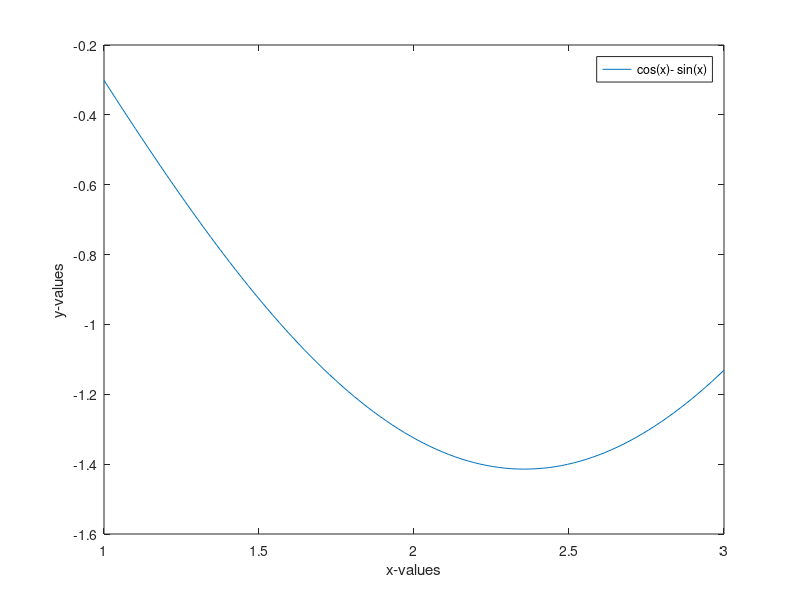

This figure's MATLAB source:
clear all

format long

fplot = linspace(1,3,100);

f=@(x) cos(x)-sin(x);

xL=1;

xR=3;

r=0.382;

T= 10^-7;

I=0;

for n=1:1000

    xM1=xL+(xR-xL)*r;

    xM2=xL+(xR-xL)*(1-r);

    I=I+1;

    if f(xM1)<f(xM2);

        xR=xM2;

    else

        xL=xM1;

    end

    if(xR-xL)<T

        break

    end

end

disp((xR+xL)/2)

I

plot(fplot, f(fplot), '-');

xlabel('x-values');

ylabel('y-values');

legend('cos(x)- sin(x)');